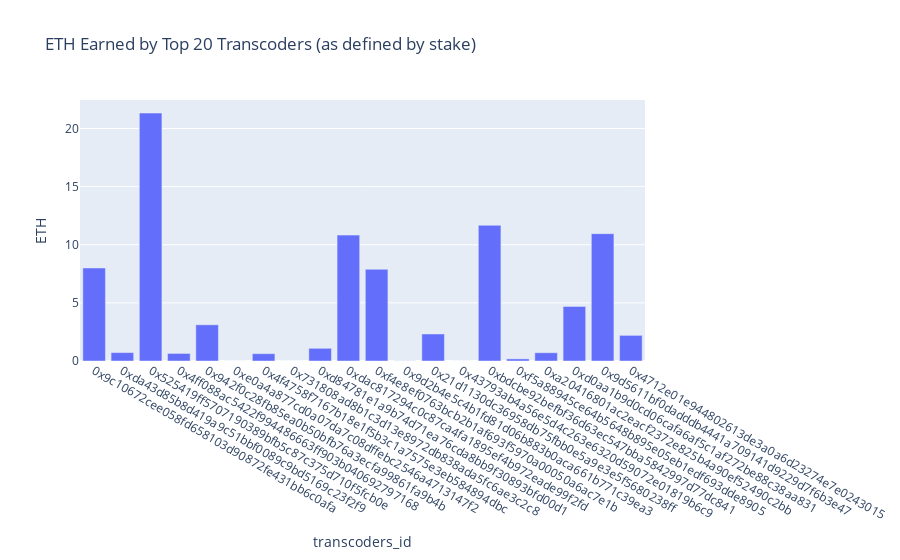

Notebook code for this chart:
### Code cell
fig_eth = px.bar(
    board[:20],
    x='transcoders_id',
    y='transcoders_totalVolumeETH',
    labels={
        'transcoders_totalVolumeETH':'ETH'
    },
    title='ETH Earned by Top 20 Transcoders (as defined by stake)'
)

fig_eth.show()

### Figure 1 — Plotly figure (JSON) as saved in the notebook; plotly's stock layout.template omitted (floating-point values rounded to 4 significant figures)
{"data": [{"alignmentgroup": "True", "hovertemplate": "transcoders_id=%{x}<br>ETH=%{y}<extra></extra>", "legendgroup": "", "marker": {"color": "#636efa", "pattern": {"shape": ""}}, "name": "", "offsetgroup": "", "orientation": "v", "showlegend": false, "textposition": "auto", "type": "bar", "x": ["0x9c10672cee058fd658103d90872fe431bb6c0afa", "0xda43d85b8d419a9c51bbf0089c9bd5169c23f2f9", "0x525419ff5707190389bfb5c87c375d710f5fcb0e", "0x4ff088ac5422f994486663ff903b040692797168", "0x942f0c28fb85ea0b50bfb76a3ecfa99861fa9b4b", "0xe0a4a877cd0a07da7c08dffebc2546a4713147f2", "0x4f4758f7167b18e1f5b3c1a7575e3eb584894dbc", "0x731808ad8b1c3d13e8972db838ada5fc6ae3c2c8", "0xd84781e1a9b74d71ea76cda8bb9f30893bfd00d1", "0xdac817294c0c87ca4fa1895ef4b972eade99f2fd", "0xf4e8ef0763bcb2b1af693f5970a00050a6ac7e1b", "0x9d2b4e5c4b1fd81d06b883b0aca661b771c39ea3", "0x21d1130dc36958db75fbb0e5a9e3e5f5680238ff", "0x43793ab4a56e5d4c263e6320d59072e01819b6c9", "0xbdcbe92befbf36d63ec547bba5842997d77dc841", "0xf5a88945ce64b5648b895e05eb1edf693dde8905", "0xa20416801ac2eacf2372e825b4a90ef52490c2bb", "0xd0aa1b9d0cd06cafa6af5c1af272be88c38aa831", "0x9d5611bf0dadddb4441a709141d9229d7f6b3e47", "0x4712e01e944802613de3a0a6d23274e7e0243015"], "xaxis": "x", "y": [8.001, 0.7229, 21.33, 0.6502, 3.115, 0, 0.6282, 0, 1.093, 10.83, 7.887, 0.01, 2.323, 0, 11.67, 0.1818, 0.7108, 4.697, 10.95, 2.205], "yaxis": "y"}], "layout": {"barmode": "relative", "legend": {"tracegroupgap": 0}, "title": {"text": "ETH Earned by Top 20 Transcoders (as defined by stake)"}, "xaxis": {"anchor": "y", "domain": [0, 1], "title": {"text": "transcoders_id"}}, "yaxis": {"anchor": "x", "domain": [0, 1], "title": {"text": "ETH"}}}}
